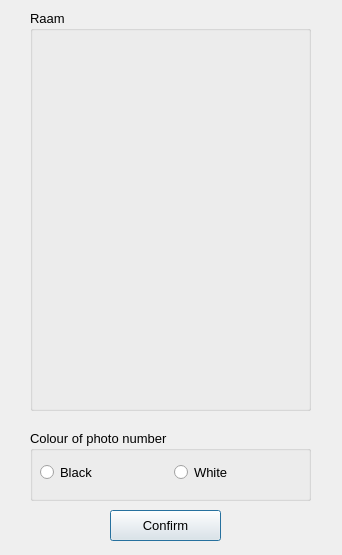
<?xml version="1.0" encoding="UTF-8"?>
<ui version="4.0">
 <class>raam_settings</class>
 <widget class="QDialog" name="raam_settings">
  <property name="geometry">
   <rect>
    <x>0</x>
    <y>0</y>
    <width>342</width>
    <height>555</height>
   </rect>
  </property>
  <property name="font">
   <font>
    <pointsize>10</pointsize>
   </font>
  </property>
  <property name="windowTitle">
   <string>Raam Settings</string>
  </property>
  <widget class="QGroupBox" name="groupBox_3">
   <property name="geometry">
    <rect>
     <x>30</x>
     <y>10</y>
     <width>281</width>
     <height>401</height>
    </rect>
   </property>
   <property name="font">
    <font>
     <pointsize>10</pointsize>
     <weight>50</weight>
     <bold>false</bold>
    </font>
   </property>
   <property name="title">
    <string>Raam</string>
   </property>
   <widget class="QLabel" name="imgPreview">
    <property name="geometry">
     <rect>
      <x>10</x>
      <y>30</y>
      <width>261</width>
      <height>361</height>
     </rect>
    </property>
    <property name="text">
     <string/>
    </property>
   </widget>
  </widget>
  <widget class="QGroupBox" name="groupBox">
   <property name="geometry">
    <rect>
     <x>30</x>
     <y>430</y>
     <width>281</width>
     <height>71</height>
    </rect>
   </property>
   <property name="title">
    <string>Colour of photo number</string>
   </property>
   <widget class="QWidget" name="horizontalLayoutWidget">
    <property name="geometry">
     <rect>
      <x>10</x>
      <y>30</y>
      <width>261</width>
      <height>26</height>
     </rect>
    </property>
    <layout class="QHBoxLayout" name="horizontalLayout">
     <item>
      <widget class="QRadioButton" name="rbtBalck">
       <property name="text">
        <string>Black</string>
       </property>
      </widget>
     </item>
     <item>
      <widget class="QRadioButton" name="rbtWhite">
       <property name="text">
        <string>White</string>
       </property>
      </widget>
     </item>
    </layout>
   </widget>
  </widget>
  <widget class="QPushButton" name="btnConfirm">
   <property name="geometry">
    <rect>
     <x>110</x>
     <y>510</y>
     <width>111</width>
     <height>31</height>
    </rect>
   </property>
   <property name="font">
    <font>
     <pointsize>10</pointsize>
     <weight>50</weight>
     <bold>false</bold>
    </font>
   </property>
   <property name="text">
    <string>Confirm</string>
   </property>
  </widget>
 </widget>
 <resources/>
 <connections/>
</ui>
